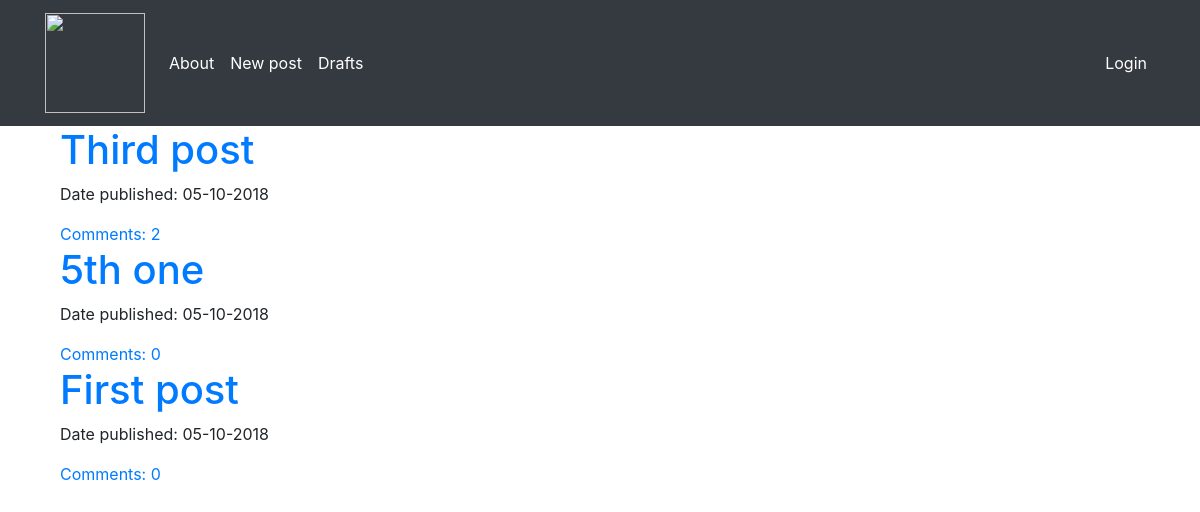
The app's page /, older data.
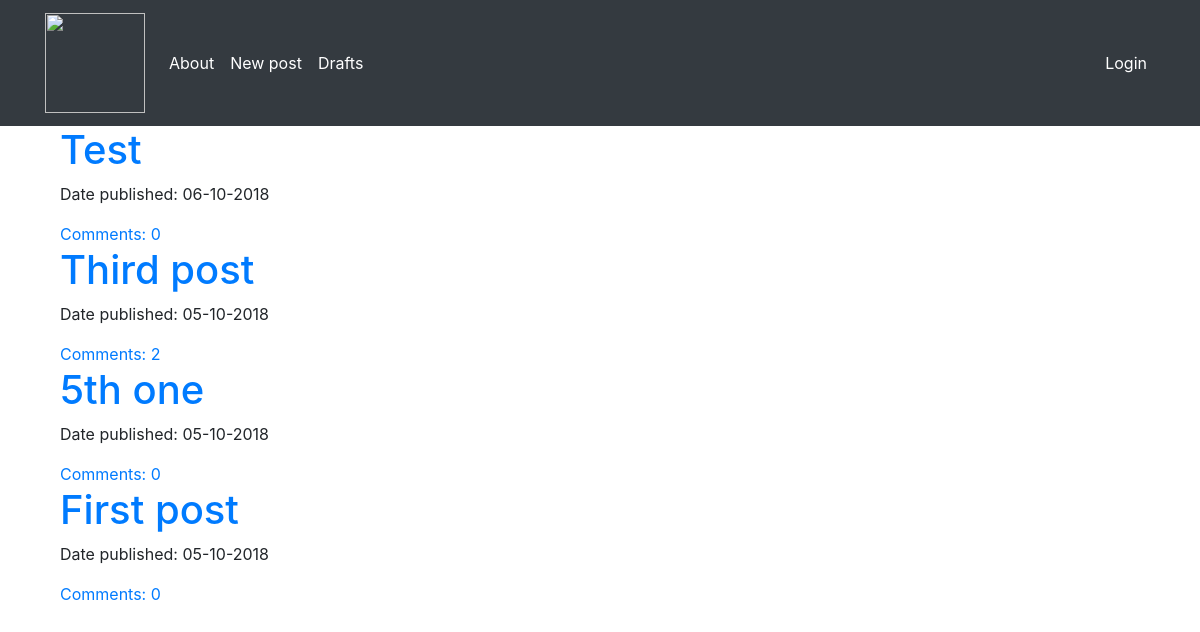
The same page, newer data.
### blog/models.py (models this page shows, shortened)
class Post(models.Model):
    author = models.ForeignKey('auth.User', on_delete=models.CASCADE)  # superuser
    title = models.CharField(max_length=160)
    text = models.TextField()
    date_create = models.DateTimeField(default=timezone.now)
    date_publish = models.DateTimeField(blank=True, null=True)

### blog/views.py (the view)
# urls.py: path('', views.AllPostsView.as_view(), name='all_posts'),
class AllPostsView(ListView):
    model = Post
    template_name = 'blog/all_posts.html'  # override default post_list.html template
    def get_queryset(self):
        return Post.objects.filter(date_publish__lte=timezone.now()) \
            .order_by('-date_publish')  # newest to oldest

### blog/templates/blog/all_posts.html
{% extends 'blog/shared.html' %}
{% block content_block %}
<div class="container">
    {% for post in post_list %}
    <div class="post">
        <h1><a href="{% url 'post_content' pk=post.pk %}">{{post.title}}</a> </h1>
        <div class="date">
            <p>Date published: {{post.date_publish|date:'d-m-Y'}}</p>
        </div>
        <a href="{% url 'post_content' pk=post.pk %}">Comments: {{post.comments.count}}</a>
    </div>
    {% endfor %}
</div>
{% endblock %}

Row changes from the older to the newer data that the page shows:
added Post: title "Test", date_publish "06-10-2018", comments.count "0"
